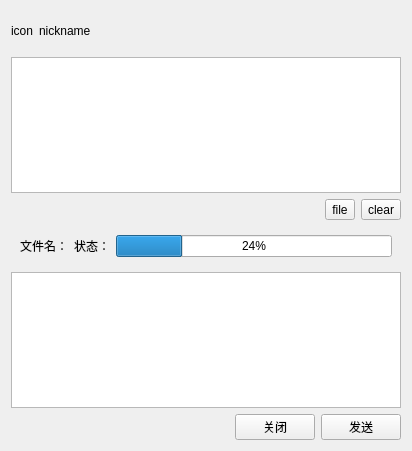
<?xml version="1.0" encoding="UTF-8"?>
<ui version="4.0">
 <class>TAChatWidget</class>
 <widget class="QWidget" name="TAChatWidget">
  <property name="geometry">
   <rect>
    <x>0</x>
    <y>0</y>
    <width>412</width>
    <height>451</height>
   </rect>
  </property>
  <property name="windowTitle">
   <string>Form</string>
  </property>
  <layout class="QGridLayout" name="gridLayout_2">
   <item row="0" column="0">
    <layout class="QVBoxLayout" name="verticalLayout">
     <item>
      <layout class="QHBoxLayout" name="horizontalLayout_3">
       <item>
        <widget class="QLabel" name="labelhead">
         <property name="sizePolicy">
          <sizepolicy hsizetype="Preferred" vsizetype="Preferred">
           <horstretch>0</horstretch>
           <verstretch>0</verstretch>
          </sizepolicy>
         </property>
         <property name="text">
          <string>icon</string>
         </property>
        </widget>
       </item>
       <item>
        <widget class="QLabel" name="labelnickname">
         <property name="text">
          <string>nickname</string>
         </property>
        </widget>
       </item>
       <item>
        <spacer name="horizontalSpacer_3">
         <property name="orientation">
          <enum>Qt::Horizontal</enum>
         </property>
         <property name="sizeHint" stdset="0">
          <size>
           <width>40</width>
           <height>40</height>
          </size>
         </property>
        </spacer>
       </item>
      </layout>
     </item>
     <item>
      <widget class="QTextBrowser" name="textBrowser"/>
     </item>
     <item>
      <layout class="QHBoxLayout" name="horizontalLayout_2">
       <item>
        <spacer name="horizontalSpacer_2">
         <property name="orientation">
          <enum>Qt::Horizontal</enum>
         </property>
         <property name="sizeHint" stdset="0">
          <size>
           <width>40</width>
           <height>20</height>
          </size>
         </property>
        </spacer>
       </item>
       <item>
        <widget class="QToolButton" name="filetoolButton">
         <property name="text">
          <string>file</string>
         </property>
        </widget>
       </item>
       <item>
        <widget class="QToolButton" name="cleartoolButton">
         <property name="text">
          <string>clear</string>
         </property>
        </widget>
       </item>
      </layout>
     </item>
     <item>
      <widget class="QWidget" name="filewidget" native="true">
       <layout class="QGridLayout" name="gridLayout">
        <item row="0" column="0">
         <layout class="QHBoxLayout" name="horizontalLayout_4">
          <item>
           <widget class="QLabel" name="filenamelabel">
            <property name="text">
             <string>文件名：</string>
            </property>
           </widget>
          </item>
          <item>
           <widget class="QLabel" name="statuslabel">
            <property name="text">
             <string>状态：</string>
            </property>
           </widget>
          </item>
          <item>
           <widget class="QProgressBar" name="progressBar">
            <property name="value">
             <number>24</number>
            </property>
           </widget>
          </item>
         </layout>
        </item>
       </layout>
      </widget>
     </item>
     <item>
      <widget class="QTextEdit" name="textEdit"/>
     </item>
     <item>
      <layout class="QHBoxLayout" name="horizontalLayout">
       <item>
        <spacer name="horizontalSpacer">
         <property name="orientation">
          <enum>Qt::Horizontal</enum>
         </property>
         <property name="sizeHint" stdset="0">
          <size>
           <width>40</width>
           <height>20</height>
          </size>
         </property>
        </spacer>
       </item>
       <item>
        <widget class="QPushButton" name="closepushButton">
         <property name="text">
          <string>关闭</string>
         </property>
        </widget>
       </item>
       <item>
        <widget class="QPushButton" name="sendpushButton">
         <property name="text">
          <string>发送</string>
         </property>
        </widget>
       </item>
      </layout>
     </item>
    </layout>
   </item>
  </layout>
 </widget>
 <resources/>
 <connections/>
</ui>
